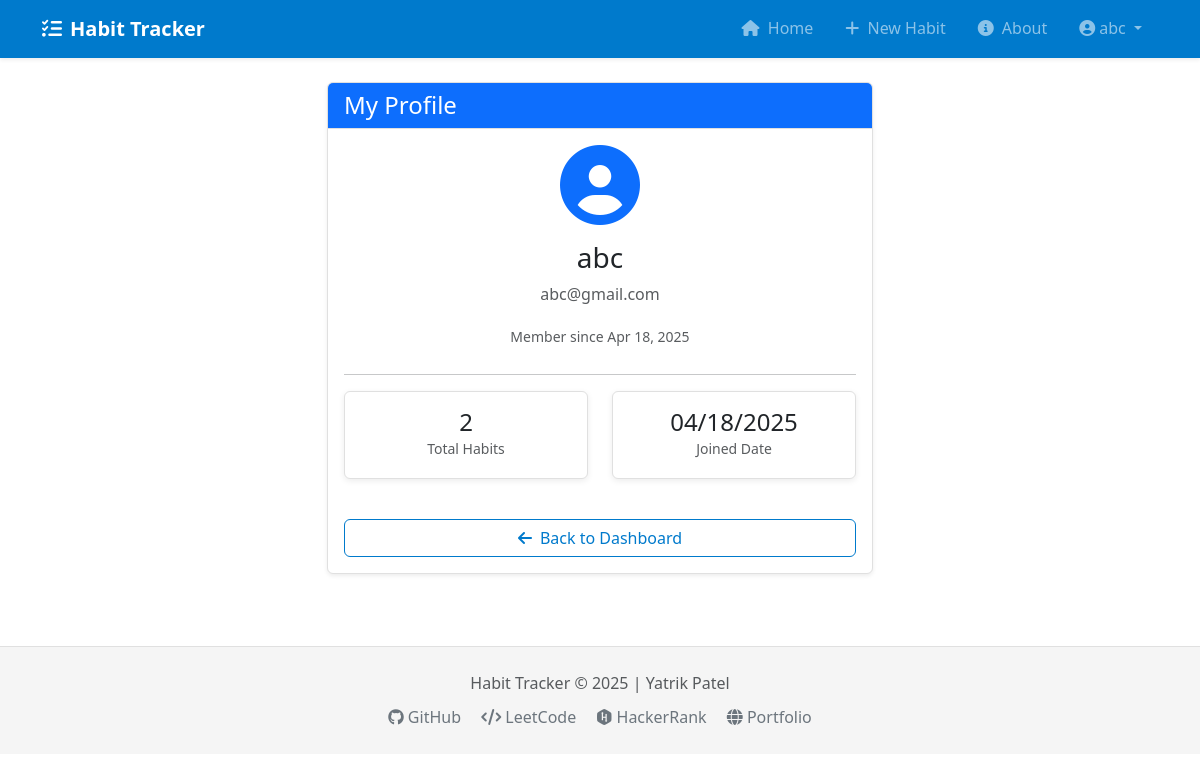
Page /auth/profile (signed in) on the committed database.
### models.py (models this page shows, shortened)
class User(db.Model, UserMixin):
    __tablename__ = 'users'
    id = db.Column(db.Integer, primary_key=True)
    username = db.Column(db.String(64), unique=True, nullable=False)
    email = db.Column(db.String(120), unique=True, nullable=False)
    password_hash = db.Column(db.String(128))
    created_at = db.Column(db.DateTime, default=datetime.utcnow)
    habits = db.relationship('Habit', backref='user', lazy=True, cascade="all, delete-orphan")

### routes/auth_routes.py (the view)
@auth_bp.route('/profile')
@login_required
def profile():
    return render_template('auth/profile.html')

### app.py (called while the page is built)
def create_app(config_class=Config):
    app = Flask(__name__)
    app.config.from_object(config_class)
    db.init_app(app)
    login_manager = LoginManager()
    login_manager.login_view = 'auth.login'
    login_manager.login_message_category = 'info'
    login_manager.login_message = 'Please log in to access this page.'
    login_manager.init_app(app)
    @login_manager.user_loader
    def load_user(user_id):
        return User.query.get(int(user_id))
    register_routes(app)
    with app.app_context():
        db.create_all()
    return app

### templates/auth/profile.html (shortened to what this page needs)
{% extends "base.html" %}
{% block content %}
<div class="row justify-content-center">
    <div class="col-md-8 col-lg-6">
        <div class="card shadow-sm">
            <div class="card-header bg-primary text-white">
                <h4 class="mb-0">My Profile</h4>
            </div>
            <div class="card-body">
                <div class="text-center mb-4">
                    <i class="fas fa-user-circle fa-5x text-primary mb-3"></i>
                    <h3>{{ current_user.username }}</h3>
                    <p class="text-muted">{{ current_user.email }}</p>
                    <small class="text-muted">Member since {{ current_user.created_at.strftime('%b %d, %Y') }}</small>
                </div>
                <hr>
                <div class="row mb-4">
                    <div class="col-md-6">
                        <div class="card mb-3">
                            <div class="card-body text-center">
                                <h4 class="mb-0">{{ current_user.habits|length }}</h4>
                                <small class="text-muted">Total Habits</small>
                            </div>
                        </div>
                    </div>
                    <div class="col-md-6">
                        <div class="card">
                            <div class="card-body text-center">
                                <h4 class="mb-0">{{ current_user.created_at.strftime('%m/%d/%Y') }}</h4>
                                <small class="text-muted">Joined Date</small>
                            </div>
                        </div>
                    </div>
                </div>
                <div class="d-grid">
                    <a href="{{ url_for('main.home') }}" class="btn btn-outline-primary">
                        <i class="fas fa-arrow-left me-2"></i>Back to Dashboard
                    </a>
                </div>
            </div>
        </div>
    </div>
</div>
{% endblock %}

### templates/base.html (shortened to what this page needs)
<!DOCTYPE html>
<html lang="en">
<head>
    <link href="https://cdn.jsdelivr.net/npm/bootstrap@5.3.0-alpha1/dist/css/bootstrap.min.css" rel="stylesheet">
    <link rel="stylesheet" href="https://cdnjs.cloudflare.com/ajax/libs/font-awesome/6.3.0/css/all.min.css">
    <link rel="stylesheet" href="{{ url_for('static', filename='css/main.css') }}">
</head>
<body>
    <nav class="navbar navbar-expand-lg navbar-dark bg-primary shadow-sm">
        <div class="container">
            <a class="navbar-brand fw-bold d-flex align-items-center" href="{{ url_for('main.home') }}">
                <i class="fas fa-tasks me-2"></i>
                Habit Tracker
            </a>
            <div class="collapse navbar-collapse" id="navbarNav">
                <ul class="navbar-nav ms-auto">
                    {% if current_user.is_authenticated %}
                        <li class="nav-item">
                            <a class="nav-link rounded px-3" href="{{ url_for('main.home') }}">
                                <i class="fas fa-home me-1"></i> Home
                            </a>
                        </li>
                        <li class="nav-item">
                            <a class="nav-link rounded px-3" href="{{ url_for('habit.new_habit') }}">
                                <i class="fas fa-plus me-1"></i> New Habit
                            </a>
                        </li>
                        <li class="nav-item">
                            <a class="nav-link rounded px-3" href="{{ url_for('main.about') }}">
                                <i class="fas fa-info-circle me-1"></i> About
                            </a>
                        </li>
                        <li class="nav-item dropdown">
                            <a class="nav-link dropdown-toggle rounded px-3" href="#" id="navbarDropdown" role="button"
                               data-bs-toggle="dropdown" aria-expanded="false">
                                <i class="fas fa-user-circle me-1"></i>{{ current_user.username }}
                            </a>
                        </li>
                    {% endif %}
                </ul>
            </div>
        </div>
    </nav>
    <div class="container py-4">
        {% block content %}{% endblock %}
    </div>
    <footer class="py-4 mt-5">
        <div class="container text-center text-muted">
            <p class="mb-2">Habit Tracker &copy; <span id="current-year"></span> | Yatrik Patel</p>
            <div class="social-links">
                <a href="https://github.com/Yatrik1107" target="_blank" class="text-decoration-none mx-2 text-secondary">
                    <i class="fab fa-github"></i> GitHub
                </a>
                <a href="https://leetcode.com/u/YatrikPatel1107/" target="_blank" class="text-decoration-none mx-2 text-secondary">
                    <i class="fas fa-code"></i> LeetCode
                </a>
                <a href="https://www.hackerrank.com/profile/yatrikbilodariya" target="_blank" class="text-decoration-none mx-2 text-secondary">
                    <i class="fab fa-hackerrank"></i> HackerRank
                </a>
                <a href="https://yatrik1107.github.io/portfolio-website/" target="_blank" class="text-decoration-none mx-2 text-secondary">
                    <i class="fas fa-globe"></i> Portfolio
                </a>
            </div>
        </div>
    </footer>
</body>
</html>

### static/css/main.css (style rules this page uses)
:root { --color-bg: #ffffff; --color-bg-secondary: #f5f5f5; --color-sidebar: #f3f3f3; --color-primary: #007acc; --color-primary-hover: #005999; --color-text: #333333; --color-text-secondary: #6c757d; --color-border: #e0e0e0; --color-danger: #e51400; --color-success: #107c10; --color-warning: #ff8c00; --color-info: #007acc; --shadow-sm: 0 2px 6px rgba(0, 0, 0, 0.08); --shadow-md: 0 5px 15px rgba(0, 0, 0, 0.1); --border-radius: 6px; --transition-speed: 0.2s; }
body { background-color: var(--color-bg); color: var(--color-text); font-family: 'Segoe UI', system-ui, -apple-system, sans-serif; line-height: 1.6; }
.card { border: 1px solid var(--color-border); border-radius: var(--border-radius); box-shadow: var(--shadow-sm); transition: box-shadow var(--transition-speed), transform var(--transition-speed); }
.card-header { border-bottom: 1px solid var(--color-border); }
.btn { border-radius: var(--border-radius); font-weight: 500; transition: all var(--transition-speed); }
.btn-outline-primary { color: var(--color-primary); border-color: var(--color-primary); }
.navbar-dark.bg-primary { background-color: var(--color-primary) !important; }
footer { background-color: var(--color-bg-secondary); border-top: 1px solid var(--color-border); }

### rows in the picture
User: username "abc", email "abc@gmail.com", created_at "Apr 18, 2025", created_at "04/18/2025"

### other values in the picture
{{ current_user.habits|length }} "2"
